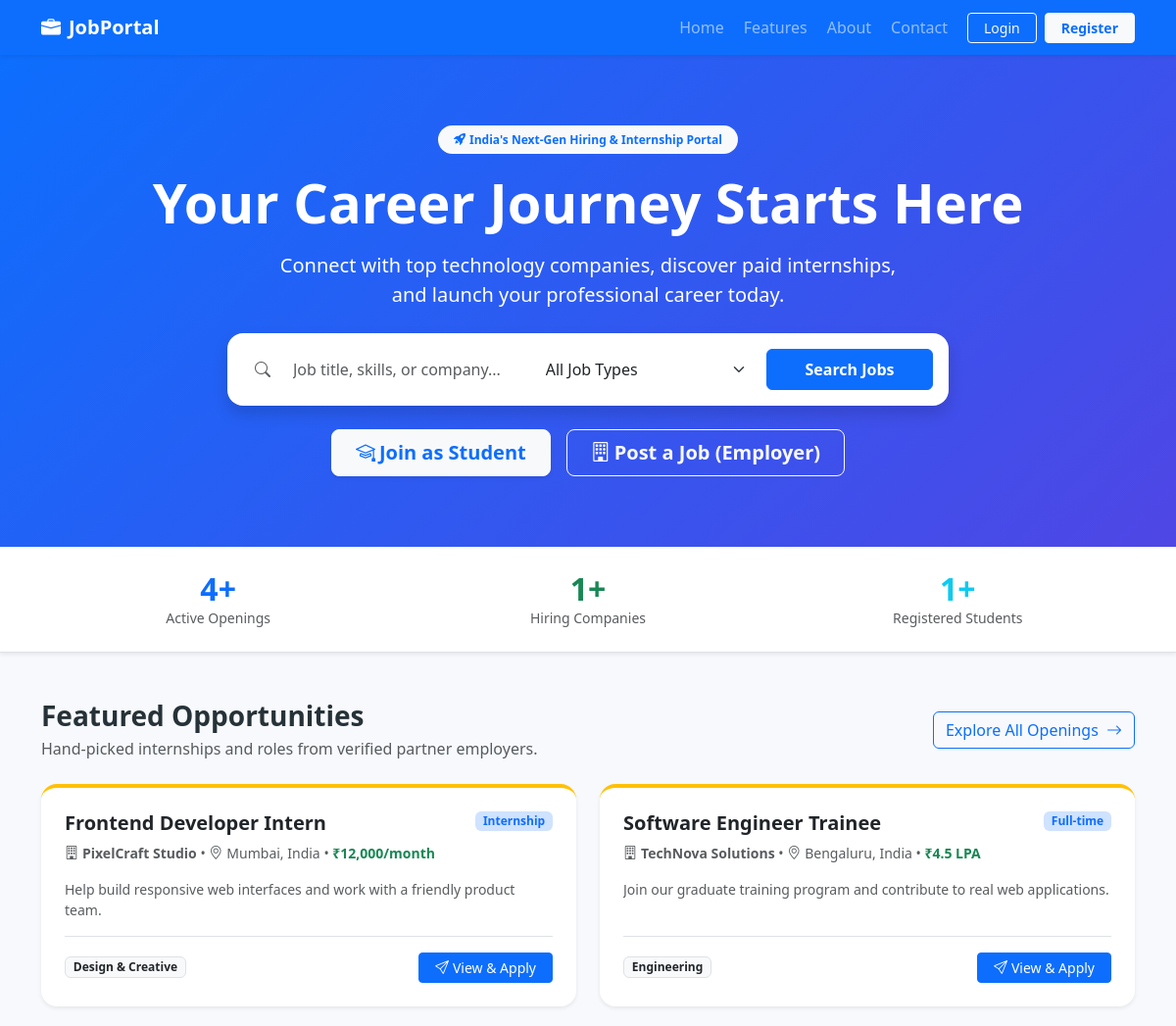
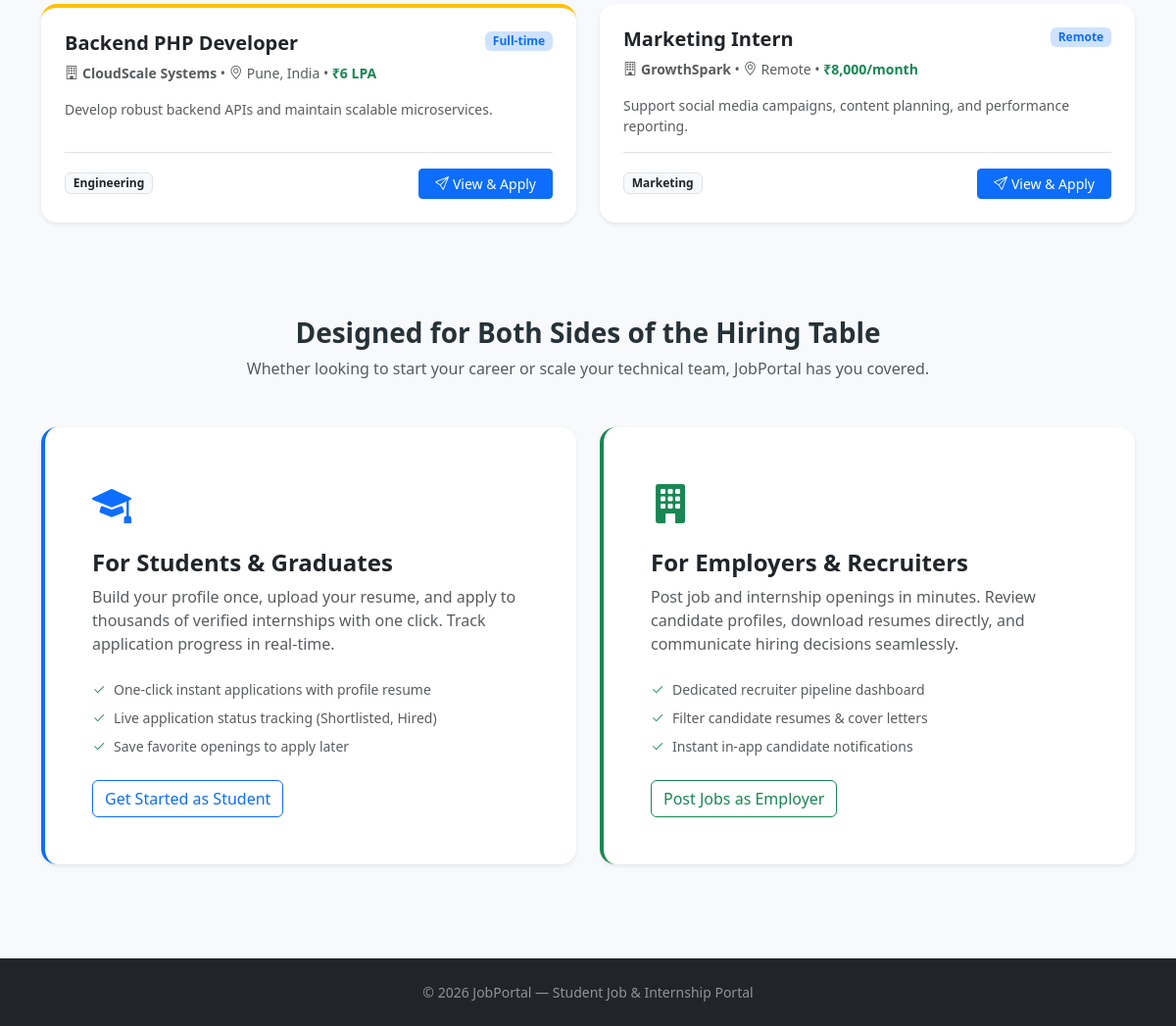
The page / on the database its author committed (2 pictures, top to bottom).
### tables this page shows
CREATE TABLE IF NOT EXISTS jobs (
  id INT UNSIGNED AUTO_INCREMENT PRIMARY KEY,
  employer_id INT UNSIGNED DEFAULT NULL,
  title VARCHAR(150) NOT NULL,
  company VARCHAR(150) NOT NULL,
  category VARCHAR(100) NOT NULL DEFAULT 'Technology',
  location VARCHAR(150) NOT NULL,
  description TEXT NOT NULL,
  requirements TEXT NOT NULL,
  salary VARCHAR(100) DEFAULT 'Not specified',
  job_type ENUM('Internship','Full-time','Part-time','Remote') NOT NULL DEFAULT 'Internship',
  experience_level ENUM('Fresher','1-2 years','3-5 years','5+ years') NOT NULL DEFAULT 'Fresher',
  deadline DATE DEFAULT NULL,
  status ENUM('active','closed') NOT NULL DEFAULT 'active',
  is_featured TINYINT(1) NOT NULL DEFAULT 0,
  created_at TIMESTAMP DEFAULT CURRENT_TIMESTAMP,
  CONSTRAINT jobs_employer_fk FOREIGN KEY(employer_id) REFERENCES users(id) ON DELETE SET NULL
);

### includes/auth.php (called while the page is built, shortened)
<?php
function is_logged_in(): bool {
    return !empty($_SESSION['user']);
}

### index.php (the view, shortened to what this page needs)
<?php
require __DIR__ . '/config/database.php';
require __DIR__ . '/includes/auth.php';
$activeJobsCount = (int)$pdo->query("SELECT COUNT(*) FROM jobs WHERE status = 'active'")->fetchColumn();
$employersCount = (int)$pdo->query("SELECT COUNT(*) FROM users WHERE role = 'employer'")->fetchColumn();
$studentsCount = (int)$pdo->query("SELECT COUNT(*) FROM users WHERE role = 'student'")->fetchColumn();
$featuredJobs = $pdo->query("
    SELECT * FROM jobs
    WHERE status = 'active'
    ORDER BY is_featured DESC, created_at DESC
    LIMIT 4
")->fetchAll();
include 'includes/header.php';
?>
<section class="hero text-center py-5 position-relative">
    <div class="container py-4">
        <span class="badge bg-light text-primary px-3 py-2 fw-semibold rounded-pill mb-3">
            <i class="bi bi-rocket-takeoff-fill me-1"></i>India's Next-Gen Hiring & Internship Portal
        </span>
        <h1 class="display-4 fw-bold mb-3 text-white">Your Career Journey Starts Here</h1>
        <p class="lead col-lg-7 mx-auto mb-4 text-white opacity-90">
            Connect with top technology companies, discover paid internships, and launch your professional career today.
        </p>
        <div class="row justify-content-center mb-4">
            <div class="col-lg-8">
                <form action="student/jobs.php" method="get" class="card p-2 p-md-3 shadow border-0 bg-white">
                    <div class="row g-2 align-items-center">
                        <div class="col-md-5">
                            <div class="input-group">
                                <span class="input-group-text bg-transparent border-0"><i class="bi bi-search text-muted"></i></span>
                                <input type="text" name="q" class="form-control border-0" placeholder="Job title, skills, or company...">
                            </div>
                        </div>
                        <div class="col-md-4">
                            <select name="type" class="form-select border-0">
                                <option value="All">All Job Types</option>
                            </select>
                        </div>
                        <div class="col-md-3">
                            <button type="submit" class="btn btn-primary w-100 fw-semibold py-2">
                                Search Jobs
                            </button>
                        </div>
                    </div>
                </form>
            </div>
        </div>
        <div class="d-flex justify-content-center gap-3 flex-wrap">
            <?php if (!is_logged_in()): ?>
                <a class="btn btn-light btn-lg px-4 fw-bold text-primary shadow-sm" href="register.php">
                    <i class="bi bi-mortarboard me-1"></i>Join as Student
                </a>
                <a class="btn btn-outline-light btn-lg px-4 fw-bold" href="register.php">
                    <i class="bi bi-building me-1"></i>Post a Job (Employer)
                </a>
            <?php endif; ?>
        </div>
    </div>
</section>
<section class="bg-white py-4 border-bottom shadow-sm">
    <div class="container">
        <div class="row text-center g-3">
            <div class="col-md-4">
                <div class="h2 fw-bold text-primary mb-0"><?= number_format($activeJobsCount) ?>+</div>
                <div class="text-muted small">Active Openings</div>
            </div>
            <div class="col-md-4">
                <div class="h2 fw-bold text-success mb-0"><?= number_format($employersCount) ?>+</div>
                <div class="text-muted small">Hiring Companies</div>
            </div>
            <div class="col-md-4">
                <div class="h2 fw-bold text-info mb-0"><?= number_format($studentsCount) ?>+</div>
                <div class="text-muted small">Registered Students</div>
            </div>
        </div>
    </div>
</section>
<section class="container py-5">
    <div class="d-flex justify-content-between align-items-center mb-4 flex-wrap gap-2">
        <div>
            <h2 class="h3 fw-bold mb-1">Featured Opportunities</h2>
            <p class="text-muted mb-0">Hand-picked internships and roles from verified partner employers.</p>
        </div>
        <a href="student/jobs.php" class="btn btn-outline-primary">
            Explore All Openings <i class="bi bi-arrow-right ms-1"></i>
        </a>
    </div>
    <div class="row g-4">
        <?php foreach ($featuredJobs as $job): ?>
            <div class="col-md-6">
                <div class="card job-card h-100 p-4 shadow-sm border-0 position-relative <?= !empty($job['is_featured']) ? 'border-top border-4 border-warning' : '' ?>">
                    <div class="d-flex justify-content-between align-items-start mb-2">
                        <h4 class="h5 fw-bold mb-0 text-dark"><?= htmlspecialchars($job['title']) ?></h4>
                        <span class="badge bg-primary-subtle text-primary"><?= htmlspecialchars($job['job_type']) ?></span>
                    </div>
                    <div class="text-muted small mb-3">
                        <i class="bi bi-building me-1"></i><b><?= htmlspecialchars($job['company']) ?></b> &bull;
                        <i class="bi bi-geo-alt me-1"></i><?= htmlspecialchars($job['location']) ?> &bull;
                        <span class="text-success fw-semibold"><?= htmlspecialchars($job['salary']) ?></span>
                    </div>
                    <p class="text-muted small mb-3 flex-grow-1" style="display: -webkit-box; -webkit-line-clamp: 3; -webkit-box-orient: vertical; overflow: hidden;">
                        <?= htmlspecialchars($job['description']) ?>
                    </p>
                    <div class="d-flex justify-content-between align-items-center pt-3 border-top mt-auto">
                        <span class="badge bg-light text-dark border"><?= htmlspecialchars($job['category'] ?? 'General') ?></span>
                        <a href="student/jobs.php?q=<?= urlencode($job['title']) ?>" class="btn btn-primary btn-sm px-3">
                            <i class="bi bi-send me-1"></i>View & Apply
                        </a>
                    </div>
                </div>
            </div>
        <?php endforeach; ?>
    </div>
</section>
<section class="bg-light py-5">
    <div class="container">
        <div class="text-center mb-5">
            <h2 class="h3 fw-bold mb-2">Designed for Both Sides of the Hiring Table</h2>
            <p class="text-muted">Whether looking to start your career or scale your technical team, JobPortal has you covered.</p>
        </div>
        <div class="row g-4">
            <div class="col-md-6">
                <div class="card p-4 p-md-5 h-100 shadow-sm border-0 border-start border-4 border-primary">
                    <div class="text-primary fs-1 mb-3"><i class="bi bi-mortarboard-fill"></i></div>
                    <h3 class="h4 fw-bold mb-2">For Students & Graduates</h3>
                    <p class="text-muted mb-4">Build your profile once, upload your resume, and apply to thousands of verified internships with one click. Track application progress in real-time.</p>
                    <ul class="list-unstyled mb-4 small text-muted d-flex flex-column gap-2">
                        <li><i class="bi bi-check2 text-success me-2"></i>One-click instant applications with profile resume</li>
                        <li><i class="bi bi-check2 text-success me-2"></i>Live application status tracking (Shortlisted, Hired)</li>
                        <li><i class="bi bi-check2 text-success me-2"></i>Save favorite openings to apply later</li>
                    </ul>
                    <div class="mt-auto">
                        <a href="register.php" class="btn btn-outline-primary">Get Started as Student</a>
                    </div>
                </div>
            </div>
            <div class="col-md-6">
                <div class="card p-4 p-md-5 h-100 shadow-sm border-0 border-start border-4 border-success">
                    <div class="text-success fs-1 mb-3"><i class="bi bi-building-fill"></i></div>
                    <h3 class="h4 fw-bold mb-2">For Employers & Recruiters</h3>
                    <p class="text-muted mb-4">Post job and internship openings in minutes. Review candidate profiles, download resumes directly, and communicate hiring decisions seamlessly.</p>
                    <ul class="list-unstyled mb-4 small text-muted d-flex flex-column gap-2">
                        <li><i class="bi bi-check2 text-success me-2"></i>Dedicated recruiter pipeline dashboard</li>
                        <li><i class="bi bi-check2 text-success me-2"></i>Filter candidate resumes & cover letters</li>
                        <li><i class="bi bi-check2 text-success me-2"></i>Instant in-app candidate notifications</li>
                    </ul>
                    <div class="mt-auto">
                        <a href="register.php" class="btn btn-outline-success">Post Jobs as Employer</a>
                    </div>
                </div>
            </div>
        </div>
    </div>
</section>
<?php include 'includes/footer.php'; ?>

### css/style.css (style rules this page uses)
html,body { min-height:100%; }
body { min-height:100vh;display:flex;flex-direction:column;background:#f7f9fc;color:#263238 }
.hero { background:linear-gradient(135deg,#0d6efd,#4f46e5);color:#fff;padding:6rem 0 }
.card { border:0;box-shadow:0 .25rem 1rem rgba(20,35,70,.08);border-radius:1rem }
.job-card { transition:transform .2s }

### rows shown on the page
jobs: title "Frontend Developer Intern", job_type "Internship", company "PixelCraft Studio", location "Mumbai, India", salary "₹12,000/month", description "Help build responsive web interfaces and work with a friendly product team.", category "Design & Creative"
jobs: title "Software Engineer Trainee", job_type "Full-time", company "TechNova Solutions", location "Bengaluru, India", salary "₹4.5 LPA", description "Join our graduate training program and contribute to real web applications.", category "Engineering"
jobs: title "Backend PHP Developer", job_type "Full-time", company "CloudScale Systems", location "Pune, India", salary "₹6 LPA", description "Develop robust backend APIs and maintain scalable microservices.", category "Engineering"
jobs: title "Marketing Intern", job_type "Remote", company "GrowthSpark", location "Remote", salary "₹8,000/month", description "Support social media campaigns, content planning, and performance reporting.", category "Marketing"

### other values the page prints
$activeJobsCount "4"
$employersCount "1"
$studentsCount "1"
